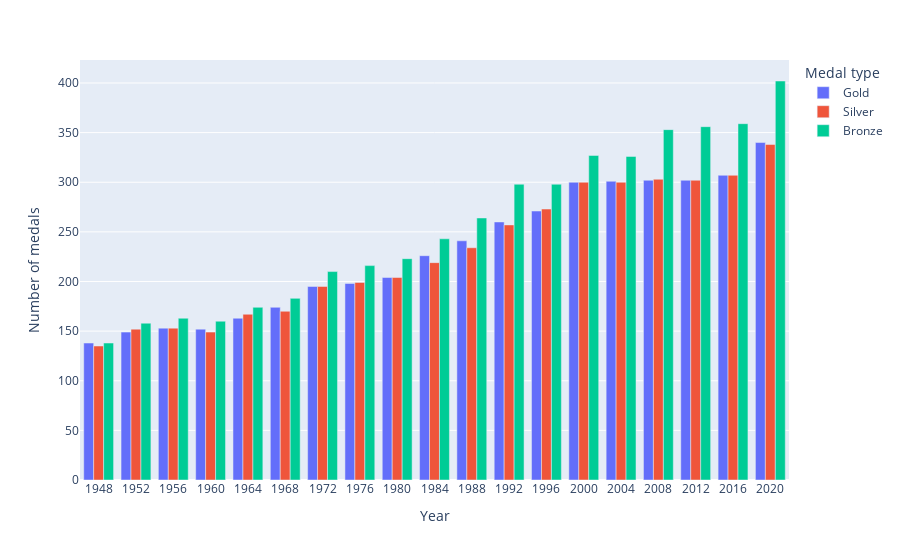

The notebook cell this image was saved under:
### Code cell
# , color_discrete_sequence=["Yellow", "Silver", "Brown"]
fig_total = px.bar(totalMedals, barmode='group')
fig_total.update_layout(
    xaxis = dict(
        tickmode = 'array',
        tickvals = totalMedals.index,
        ticktext = totalMedals.index
    ),
    yaxis = dict(
        title = {"text":"Number of medals"}
    ),
    legend = dict(
        title = {"text":"Medal type"}
    )
)
# fig_total.layout.legend["title"]["text"]="Medal type"
# fig_total.layout.yaxis.title.text="Number of medals"
fig_total

### Figure 1 — Plotly figure (JSON) as saved in the notebook; plotly's stock layout.template omitted (floating-point values rounded to 4 significant figures)
{"data": [{"alignmentgroup": "True", "hovertemplate": "variable=Gold<br>Year=%{x}<br>value=%{y}<extra></extra>", "legendgroup": "Gold", "marker": {"color": "#636efa", "pattern": {"shape": ""}}, "name": "Gold", "offsetgroup": "Gold", "orientation": "v", "showlegend": true, "textposition": "auto", "type": "bar", "x": [1948, 1952, 1956, 1960, 1964, 1968, 1972, 1976, 1980, 1984, 1988, 1992, 1996, 2000, 2004, 2008, 2012, 2016, 2020], "xaxis": "x", "y": [138, 149, 153, 152, 163, 174, 195, 198, 204, 226, 241, 260, 271, 300, 301, 302, 302, 307, 340], "yaxis": "y"}, {"alignmentgroup": "True", "hovertemplate": "variable=Silver<br>Year=%{x}<br>value=%{y}<extra></extra>", "legendgroup": "Silver", "marker": {"color": "#EF553B", "pattern": {"shape": ""}}, "name": "Silver", "offsetgroup": "Silver", "orientation": "v", "showlegend": true, "textposition": "auto", "type": "bar", "x": [1948, 1952, 1956, 1960, 1964, 1968, 1972, 1976, 1980, 1984, 1988, 1992, 1996, 2000, 2004, 2008, 2012, 2016, 2020], "xaxis": "x", "y": [135, 152, 153, 149, 167, 170, 195, 199, 204, 219, 234, 257, 273, 300, 300, 303, 302, 307, 338], "yaxis": "y"}, {"alignmentgroup": "True", "hovertemplate": "variable=Bronze<br>Year=%{x}<br>value=%{y}<extra></extra>", "legendgroup": "Bronze", "marker": {"color": "#00cc96", "pattern": {"shape": ""}}, "name": "Bronze", "offsetgroup": "Bronze", "orientation": "v", "showlegend": true, "textposition": "auto", "type": "bar", "x": [1948, 1952, 1956, 1960, 1964, 1968, 1972, 1976, 1980, 1984, 1988, 1992, 1996, 2000, 2004, 2008, 2012, 2016, 2020], "xaxis": "x", "y": [138, 158, 163, 160, 174, 183, 210, 216, 223, 243, 264, 298, 298, 327, 326, 353, 356, 359, 402], "yaxis": "y"}], "layout": {"autosize": true, "barmode": "group", "legend": {"title": {"text": "Medal type"}, "tracegroupgap": 0}, "margin": {"t": 60}, "xaxis": {"anchor": "y", "autorange": true, "domain": [0, 1], "range": [1946, 2022], "tickmode": "array", "ticktext": [1948, 1952, 1956, 1960, 1964, 1968, 1972, 1976, 1980, 1984, 1988, 1992, 1996, 2000, 2004, 2008, 2012, 2016, 2020], "tickvals": [1948, 1952, 1956, 1960, 1964, 1968, 1972, 1976, 1980, 1984, 1988, 1992, 1996, 2000, 2004, 2008, 2012, 2016, 2020], "title": {"text": "Year"}, "type": "linear"}, "yaxis": {"anchor": "x", "autorange": true, "domain": [0, 1], "range": [0, 423.2], "title": {"text": "Number of medals"}, "type": "linear"}}}
